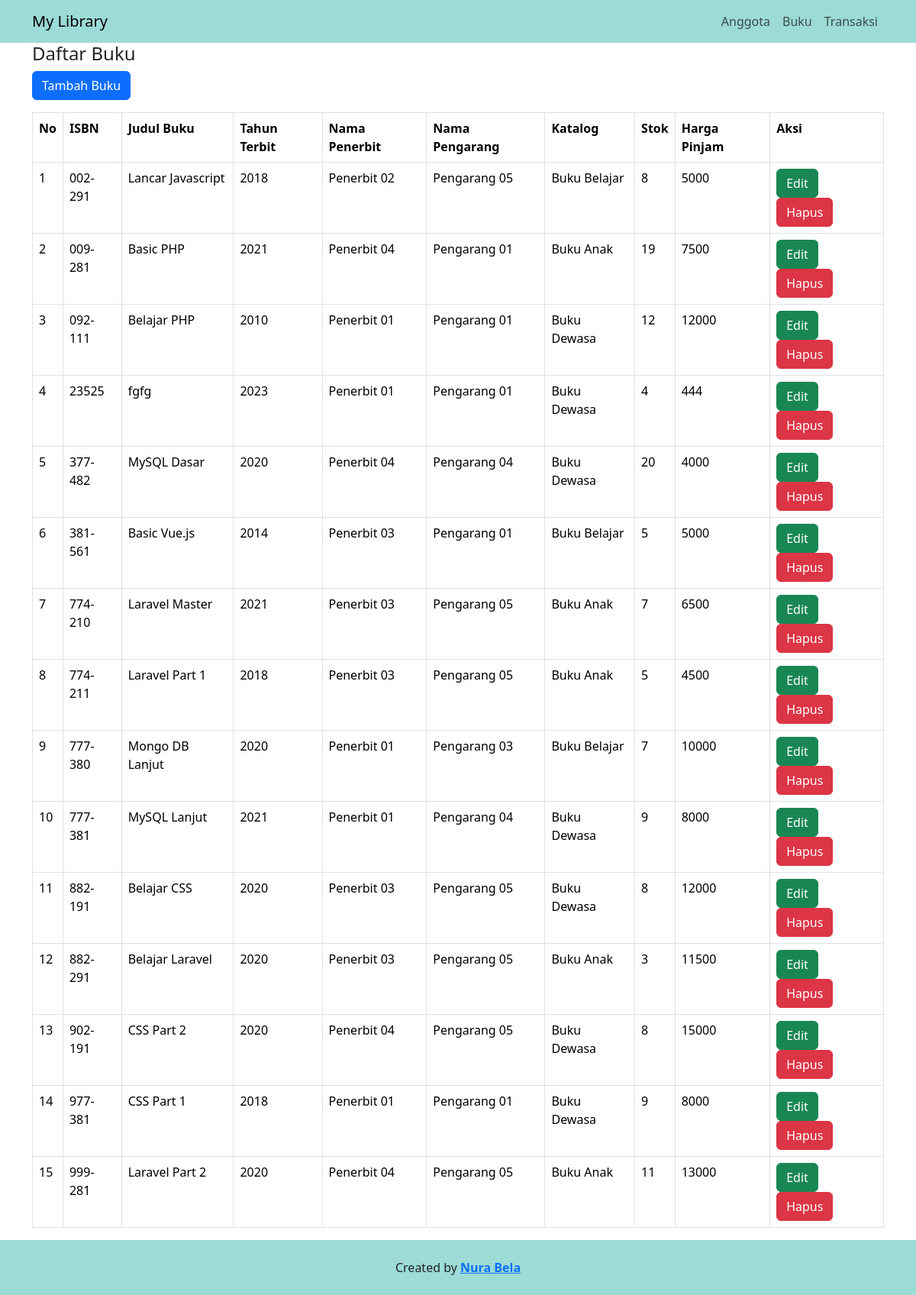
Page /sesi_29/buku/buku.php on the committed database.
### tables this page shows
CREATE TABLE `buku` (
  `isbn` varchar(25) NOT NULL,
  `judul` varchar(255) DEFAULT NULL,
  `tahun` int(11) DEFAULT NULL,
  `id_penerbit` varchar(8) DEFAULT NULL,
  `id_pengarang` varchar(8) DEFAULT NULL,
  `id_katalog` varchar(3) DEFAULT NULL,
  `qty_stok` int(11) DEFAULT 0,
  `harga_pinjam` int(11) NOT NULL
);

CREATE TABLE `penerbit` (
  `id_penerbit` varchar(8) NOT NULL,
  `nama_penerbit` varchar(255) DEFAULT NULL,
  `email` varchar(50) DEFAULT NULL,
  `telp` varchar(12) DEFAULT NULL,
  `alamat` varchar(255) DEFAULT NULL
);

CREATE TABLE `pengarang` (
  `id_pengarang` varchar(8) NOT NULL,
  `nama_pengarang` varchar(255) DEFAULT NULL,
  `email` varchar(50) DEFAULT NULL,
  `telp` varchar(12) DEFAULT NULL,
  `alamat` varchar(255) DEFAULT NULL
);

CREATE TABLE `katalog` (
  `id_katalog` varchar(3) NOT NULL,
  `nama` varchar(255) DEFAULT NULL
);

### sesi_29/buku/buku.php (the view, shortened to what this page needs)
<?php
    include "../connection.php";
    $query = mysqli_query($connection, "SELECT * FROM Buku JOIN penerbit ON penerbit.id_penerbit=buku.id_penerbit JOIN katalog ON katalog.id_katalog=buku.id_katalog JOIN pengarang ON pengarang.id_pengarang = buku.id_pengarang;")
?>
<!doctype html>
<html lang="en">
  <head>
    <link href="https://cdn.jsdelivr.net/npm/bootstrap@5.3.2/dist/css/bootstrap.min.css" rel="stylesheet">
<body>
      <nav class="navbar navbar-expand-lg navbar-light" style="background-color: #9cdbd6;">
        <div class="container">
          <a class="navbar-brand" href="../index.php">My Library</a>
          <div class="collapse navbar-collapse" id="navbarNav">
          <ul class="navbar-nav ms-auto">
            <li class="nav-item">
              <a class="nav-link" aria-current="page" href="../anggota/anggota.php">Anggota</a>
            </li>
            <li class="nav-item">
              <a class="nav-link" href="buku.php">Buku</a>
            </li>
            <li class="nav-item">
              <a class="nav-link" href="../transaksi/transaksi.php">Transaksi</a>
            </li>
          </ul>
          </div>
        </div>
      </nav>
   <section id="about" style="background-color: #fff">
        <div class="container" style="height: auto;">
         <h4>Daftar Buku</h4>
           <a class='btn btn-primary mb-3' href='tambah_buku.php'>Tambah Buku</a>
            <table class="table table-bordered">
                <tr>
                    <td><b>No</b></td>
                    <td><b>ISBN</b></td>
                    <td><b>Judul Buku</b></td>
                    <td><b>Tahun Terbit</b></td>
                    <td><b>Nama Penerbit</b></td>
                    <td><b>Nama Pengarang</b></td>
                    <td><b>Katalog</b></td>
                    <td><b>Stok</b></td>
                    <td><b>Harga Pinjam</b></td>
                     <td><b>Aksi</b></td>
                </tr>
                <?php
                $no = 1;
                while ($data = mysqli_fetch_array($query)) { ?>
                 <tr>
                    <td> <?php echo $no; ?> </td>
                    <td> <?php echo $data ['isbn']; ?> </td>
                    <td> <?php echo $data ['judul']; ?> </td>
                    <td> <?php echo $data ['tahun']; ?> </td>
                    <td> <?php echo $data ['nama_penerbit']; ?> </td>
                    <td> <?php echo $data ['nama_pengarang']; ?> </td>
                    <td> <?php echo $data ['nama']; ?> </td>
                    <td> <?php echo $data ['qty_stok']; ?> </td>
                    <td> <?php echo $data ['harga_pinjam']; ?> </td>
                    <td>
                      <a class='btn btn-success' href='edit_buku.php?id_anggota=$data[id_anggota]'>Edit</a>
                      <a class='btn btn-danger' href='hapus_buku.php?id_anggota=$data[id_anggota]'>Hapus</a>
                    </td>
                 </tr>
                <?php $no++; } ?>
            </table>
        </div>
      </section>
    <footer class="text-center pb-2 pt-4" style="background-color: #9cdbd6; ">
      <p>Created by <a href="https//instagram.com" class="fw-bold" >Nura Bela</a></p>
    </footer>
</body>
</html>

### rows in the picture
buku: isbn "002-291", judul "Lancar Javascript", tahun "2018", id_penerbit.nama_penerbit "Penerbit 02", id_pengarang.nama_pengarang "Pengarang 05", id_katalog.nama "Buku Belajar", qty_stok "8", harga_pinjam "5000"
buku: isbn "009-281", judul "Basic PHP", tahun "2021", id_penerbit.nama_penerbit "Penerbit 04", id_pengarang.nama_pengarang "Pengarang 01", id_katalog.nama "Buku Anak", qty_stok "19", harga_pinjam "7500"
buku: isbn "092-111", judul "Belajar PHP", tahun "2010", id_penerbit.nama_penerbit "Penerbit 01", id_pengarang.nama_pengarang "Pengarang 01", id_katalog.nama "Buku Dewasa", qty_stok "12", harga_pinjam "12000"
buku: isbn "23525", judul "fgfg", tahun "2023", id_penerbit.nama_penerbit "Penerbit 01", id_pengarang.nama_pengarang "Pengarang 01", id_katalog.nama "Buku Dewasa", qty_stok "4", harga_pinjam "444"
buku: isbn "377-482", judul "MySQL Dasar", tahun "2020", id_penerbit.nama_penerbit "Penerbit 04", id_pengarang.nama_pengarang "Pengarang 04", id_katalog.nama "Buku Dewasa", qty_stok "20", harga_pinjam "4000"
buku: isbn "381-561", judul "Basic Vue.js", tahun "2014", id_penerbit.nama_penerbit "Penerbit 03", id_pengarang.nama_pengarang "Pengarang 01", id_katalog.nama "Buku Belajar", qty_stok "5", harga_pinjam "5000"
buku: isbn "774-210", judul "Laravel Master", tahun "2021", id_penerbit.nama_penerbit "Penerbit 03", id_pengarang.nama_pengarang "Pengarang 05", id_katalog.nama "Buku Anak", qty_stok "7", harga_pinjam "6500"
buku: isbn "774-211", judul "Laravel Part 1", tahun "2018", id_penerbit.nama_penerbit "Penerbit 03", id_pengarang.nama_pengarang "Pengarang 05", id_katalog.nama "Buku Anak", qty_stok "5", harga_pinjam "4500"
buku: isbn "777-380", judul "Mongo DB Lanjut", tahun "2020", id_penerbit.nama_penerbit "Penerbit 01", id_pengarang.nama_pengarang "Pengarang 03", id_katalog.nama "Buku Belajar", qty_stok "7", harga_pinjam "10000"
buku: isbn "777-381", judul "MySQL Lanjut", tahun "2021", id_penerbit.nama_penerbit "Penerbit 01", id_pengarang.nama_pengarang "Pengarang 04", id_katalog.nama "Buku Dewasa", qty_stok "9", harga_pinjam "8000"
buku: isbn "882-191", judul "Belajar CSS", tahun "2020", id_penerbit.nama_penerbit "Penerbit 03", id_pengarang.nama_pengarang "Pengarang 05", id_katalog.nama "Buku Dewasa", qty_stok "8", harga_pinjam "12000"
buku: isbn "882-291", judul "Belajar Laravel", tahun "2020", id_penerbit.nama_penerbit "Penerbit 03", id_pengarang.nama_pengarang "Pengarang 05", id_katalog.nama "Buku Anak", qty_stok "3", harga_pinjam "11500"
buku: isbn "902-191", judul "CSS Part 2", tahun "2020", id_penerbit.nama_penerbit "Penerbit 04", id_pengarang.nama_pengarang "Pengarang 05", id_katalog.nama "Buku Dewasa", qty_stok "8", harga_pinjam "15000"
buku: isbn "977-381", judul "CSS Part 1", tahun "2018", id_penerbit.nama_penerbit "Penerbit 01", id_pengarang.nama_pengarang "Pengarang 01", id_katalog.nama "Buku Dewasa", qty_stok "9", harga_pinjam "8000"
buku: isbn "999-281", judul "Laravel Part 2", tahun "2020", id_penerbit.nama_penerbit "Penerbit 04", id_pengarang.nama_pengarang "Pengarang 05", id_katalog.nama "Buku Anak", qty_stok "11", harga_pinjam "13000"
